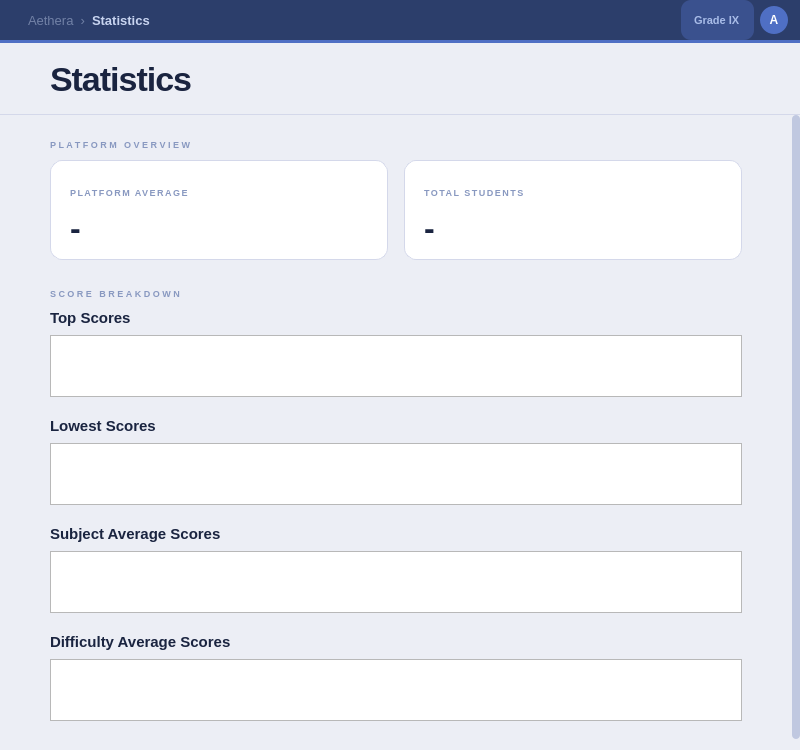
<?xml version="1.0" encoding="UTF-8"?>
<ui version="4.0">
 <class>Statistics</class>
 <widget class="QWidget" name="Statistics">
  <property name="geometry"><rect><x>0</x><y>0</y><width>800</width><height>750</height></rect></property>
  <property name="styleSheet">
   <string notr="true">
QWidget#Statistics { background-color: #eceef5; }
QWidget#topBar { background-color: #2c3e6b; }
QLabel#labelTopBarPage { color: #c8d4f0; font-size: 13px; font-weight: 600; }
QLabel#labelTopBarBreadcrumb { color: rgba(200,212,240,0.45); font-size: 13px; }
QLabel#labelTopBarGrade { color: #a8bce8; font-size: 11px; font-weight: 600; background-color: rgba(79,111,196,0.4); border-radius: 10px; padding: 2px 10px; }
QWidget#labelTopBarAvatar { background-color: #4f6fc4; border-radius: 14px; min-width: 28px; max-width: 28px; min-height: 28px; max-height: 28px; }
QLabel#labelTopBarAvatarText { color: #ffffff; font-size: 12px; font-weight: 700; background: transparent; }
QWidget#topBarLine { background-color: #4f6fc4; }
QWidget#statisticsHeader { background-color: #eceef5; border-bottom: 1px solid #d4d8ea; }
QLabel#labelStatisticsHeaderTitle { color: #1a2440; font-size: 34px; font-weight: 700; letter-spacing: -1px; }
QWidget#scrollAreaWidgetContents { background-color: #eceef5; }
QScrollArea { background-color: #eceef5; border: none; }
QScrollBar:vertical { background: #eceef5; width: 8px; border-radius: 4px; }
QScrollBar::handle:vertical { background: #c0c8e0; border-radius: 4px; min-height: 30px; }
QScrollBar::add-line:vertical, QScrollBar::sub-line:vertical { height: 0; }
QLabel#labelSectionSummary, QLabel#labelSectionCharts { color: #8898c0; font-size: 9px; font-weight: 700; letter-spacing: 2.5px; }
QLabel#labelChartTitle1, QLabel#labelChartTitle2, QLabel#labelChartTitle3, QLabel#labelChartTitle4 { color: #1a2440; font-size: 15px; font-weight: 600; }
QWidget#averageScoreCard, QWidget#totalStudentsCard { background-color: #ffffff; border-radius: 12px; border: 1px solid #d4d8ea; }
QLabel#averageScoreLabel_text, QLabel#totalStudentsLabel_text { color: #8898c0; font-size: 9px; font-weight: 700; letter-spacing: 1.5px; }
QLabel#averageScoreLabel, QLabel#totalStudentsLabel { color: #1a2440; font-size: 32px; font-weight: 700; letter-spacing: -1px; }
QChartView { background-color: #ffffff; border-radius: 12px; border: 1px solid #d4d8ea; }
   </string>
  </property>
  <layout class="QVBoxLayout" name="outerLayout">
   <property name="spacing"><number>0</number></property>
   <property name="leftMargin"><number>0</number></property>
   <property name="topMargin"><number>0</number></property>
   <property name="rightMargin"><number>0</number></property>
   <property name="bottomMargin"><number>0</number></property>
   <item>
    <widget class="QWidget" name="topBar" native="true">
     <property name="minimumSize"><size><width>0</width><height>40</height></size></property>
     <property name="maximumSize"><size><width>16777215</width><height>40</height></size></property>
     <layout class="QHBoxLayout" name="topBarLayout">
      <property name="leftMargin"><number>28</number></property><property name="topMargin"><number>0</number></property><property name="rightMargin"><number>12</number></property><property name="bottomMargin"><number>0</number></property>
      <item><widget class="QLabel" name="labelTopBarBreadcrumb"><property name="text"><string>Aethera  ›</string></property></widget></item>
      <item><widget class="QLabel" name="labelTopBarPage"><property name="text"><string>Statistics</string></property></widget></item>
      <item><spacer name="s"><property name="orientation"><enum>Qt::Orientation::Horizontal</enum></property><property name="sizeHint" stdset="0"><size><width>40</width><height>20</height></size></property></spacer></item>
      <item><widget class="QLabel" name="labelTopBarGrade"><property name="text"><string>Grade IX</string></property></widget></item>
      <item>
       <widget class="QWidget" name="labelTopBarAvatar" native="true">
        <widget class="QLabel" name="labelTopBarAvatarText">
         <property name="geometry"><rect><x>0</x><y>0</y><width>28</width><height>28</height></rect></property>
         <property name="text"><string>A</string></property>
         <property name="alignment"><set>Qt::AlignmentFlag::AlignCenter</set></property>
        </widget>
       </widget>
      </item>
     </layout>
    </widget>
   </item>
   <item>
    <widget class="QWidget" name="topBarLine" native="true">
     <property name="minimumSize"><size><width>0</width><height>3</height></size></property>
     <property name="maximumSize"><size><width>16777215</width><height>3</height></size></property>
    </widget>
   </item>
   <item>
    <widget class="QWidget" name="statisticsHeader" native="true">
     <property name="minimumSize"><size><width>0</width><height>72</height></size></property>
     <property name="maximumSize"><size><width>16777215</width><height>72</height></size></property>
     <layout class="QHBoxLayout" name="statisticsHeaderLayout">
      <property name="leftMargin"><number>50</number></property><property name="topMargin"><number>0</number></property><property name="rightMargin"><number>50</number></property><property name="bottomMargin"><number>0</number></property>
      <item><widget class="QLabel" name="labelStatisticsHeaderTitle"><property name="text"><string>Statistics</string></property></widget></item>
      <item><spacer name="s"><property name="orientation"><enum>Qt::Orientation::Horizontal</enum></property><property name="sizeHint" stdset="0"><size><width>40</width><height>20</height></size></property></spacer></item>
     </layout>
    </widget>
   </item>
   <item>
    <widget class="QScrollArea" name="scrollArea">
     <property name="frameShape"><enum>QFrame::NoFrame</enum></property>
     <property name="widgetResizable"><bool>true</bool></property>
     <widget class="QWidget" name="scrollAreaWidgetContents">
      <layout class="QVBoxLayout" name="mainLayout">
       <property name="leftMargin"><number>50</number></property><property name="topMargin"><number>24</number></property><property name="rightMargin"><number>50</number></property><property name="bottomMargin"><number>40</number></property>
       <property name="spacing"><number>0</number></property>
       <item><widget class="QLabel" name="labelSectionSummary"><property name="text"><string>PLATFORM OVERVIEW</string></property></widget></item>
       <item><widget class="QWidget" name="gapSectionLabel" native="true"><property name="minimumSize"><size><width>0</width><height>10</height></size></property><property name="maximumSize"><size><width>16777215</width><height>10</height></size></property></widget></item>
       <item>
        <layout class="QHBoxLayout" name="statsCardsLayout">
         <property name="spacing"><number>16</number></property>
         <item>
          <widget class="QWidget" name="averageScoreCard">
           <property name="minimumSize"><size><width>0</width><height>100</height></size></property>
           <property name="maximumSize"><size><width>16777215</width><height>100</height></size></property>
           <layout class="QVBoxLayout" name="averageScoreCardLayout">
            <property name="spacing"><number>4</number></property><property name="leftMargin"><number>20</number></property><property name="topMargin"><number>18</number></property><property name="rightMargin"><number>20</number></property><property name="bottomMargin"><number>14</number></property>
            <item><widget class="QLabel" name="averageScoreLabel_text"><property name="text"><string>PLATFORM AVERAGE</string></property></widget></item>
            <item><widget class="QLabel" name="averageScoreLabel"><property name="text"><string>-</string></property></widget></item>
           </layout>
          </widget>
         </item>
         <item>
          <widget class="QWidget" name="totalStudentsCard">
           <property name="minimumSize"><size><width>0</width><height>100</height></size></property>
           <property name="maximumSize"><size><width>16777215</width><height>100</height></size></property>
           <layout class="QVBoxLayout" name="totalStudentsCardLayout">
            <property name="spacing"><number>4</number></property><property name="leftMargin"><number>20</number></property><property name="topMargin"><number>18</number></property><property name="rightMargin"><number>20</number></property><property name="bottomMargin"><number>14</number></property>
            <item><widget class="QLabel" name="totalStudentsLabel_text"><property name="text"><string>TOTAL STUDENTS</string></property></widget></item>
            <item><widget class="QLabel" name="totalStudentsLabel"><property name="text"><string>-</string></property></widget></item>
           </layout>
          </widget>
         </item>
        </layout>
       </item>
       <item><widget class="QWidget" name="gapToCharts" native="true"><property name="minimumSize"><size><width>0</width><height>28</height></size></property><property name="maximumSize"><size><width>16777215</width><height>28</height></size></property></widget></item>
       <item><widget class="QLabel" name="labelSectionCharts"><property name="text"><string>SCORE BREAKDOWN</string></property></widget></item>
       <item><widget class="QWidget" name="gapSectionLabel2" native="true"><property name="minimumSize"><size><width>0</width><height>10</height></size></property><property name="maximumSize"><size><width>16777215</width><height>10</height></size></property></widget></item>
       <item><widget class="QLabel" name="labelChartTitle1"><property name="text"><string>Top Scores</string></property></widget></item>
       <item><widget class="QWidget" name="gapChart1" native="true"><property name="minimumSize"><size><width>0</width><height>8</height></size></property><property name="maximumSize"><size><width>16777215</width><height>8</height></size></property></widget></item>
       <item><widget class="QChartView" name="highestChartView"><property name="minimumHeight"><number>240</number></property><property name="maximumHeight"><number>240</number></property></widget></item>
       <item><widget class="QWidget" name="gapBetweenCharts1" native="true"><property name="minimumSize"><size><width>0</width><height>20</height></size></property><property name="maximumSize"><size><width>16777215</width><height>20</height></size></property></widget></item>
       <item><widget class="QLabel" name="labelChartTitle2"><property name="text"><string>Lowest Scores</string></property></widget></item>
       <item><widget class="QWidget" name="gapChart2" native="true"><property name="minimumSize"><size><width>0</width><height>8</height></size></property><property name="maximumSize"><size><width>16777215</width><height>8</height></size></property></widget></item>
       <item><widget class="QChartView" name="lowestChartView"><property name="minimumHeight"><number>240</number></property><property name="maximumHeight"><number>240</number></property></widget></item>
       <item><widget class="QWidget" name="gapBetweenCharts2" native="true"><property name="minimumSize"><size><width>0</width><height>20</height></size></property><property name="maximumSize"><size><width>16777215</width><height>20</height></size></property></widget></item>
       <item><widget class="QLabel" name="labelChartTitle3"><property name="text"><string>Subject Average Scores</string></property></widget></item>
       <item><widget class="QWidget" name="gapChart3" native="true"><property name="minimumSize"><size><width>0</width><height>8</height></size></property><property name="maximumSize"><size><width>16777215</width><height>8</height></size></property></widget></item>
       <item><widget class="QChartView" name="subjectChartView"><property name="minimumHeight"><number>240</number></property><property name="maximumHeight"><number>240</number></property></widget></item>
       <item><widget class="QWidget" name="gapBetweenCharts3" native="true"><property name="minimumSize"><size><width>0</width><height>20</height></size></property><property name="maximumSize"><size><width>16777215</width><height>20</height></size></property></widget></item>
       <item><widget class="QLabel" name="labelChartTitle4"><property name="text"><string>Difficulty Average Scores</string></property></widget></item>
       <item><widget class="QWidget" name="gapChart4" native="true"><property name="minimumSize"><size><width>0</width><height>8</height></size></property><property name="maximumSize"><size><width>16777215</width><height>8</height></size></property></widget></item>
       <item><widget class="QChartView" name="difficultyChartView"><property name="minimumHeight"><number>240</number></property><property name="maximumHeight"><number>240</number></property></widget></item>
       <item><spacer name="verticalSpacer"><property name="orientation"><enum>Qt::Orientation::Vertical</enum></property><property name="sizeHint" stdset="0"><size><width>20</width><height>40</height></size></property></spacer></item>
      </layout>
     </widget>
    </widget>
   </item>
  </layout>
 </widget>
 <customwidgets>
  <customwidget>
   <class>QChartView</class>
   <extends>QGraphicsView</extends>
   <header>QtCharts</header>
  </customwidget>
 </customwidgets>
 <resources/>
 <connections/>
</ui>
